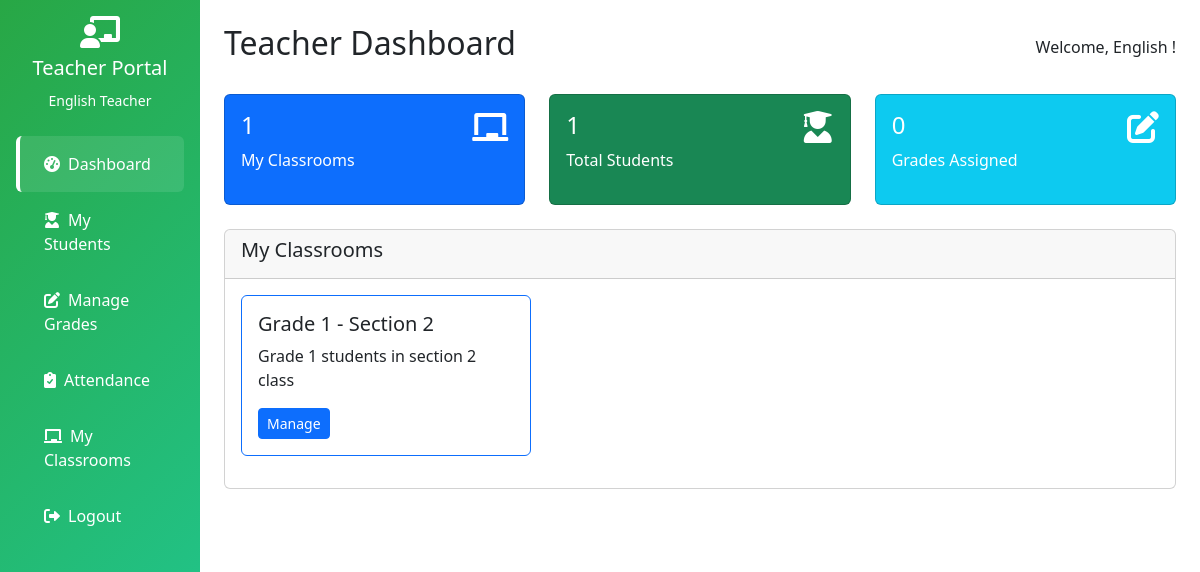
The page /teacher.php (signed in) on the database its author committed.
### tables this page shows
CREATE TABLE `classrooms` (
  `id` int(11) NOT NULL,
  `name` varchar(100) NOT NULL,
  `description` text DEFAULT NULL,
  `teacher_id` int(11) DEFAULT NULL,
  `created_at` timestamp NOT NULL DEFAULT current_timestamp()
);

### includes/functions.php (called while the page is built, shortened)
<?php
function e($value) {
    return htmlspecialchars((string)$value, ENT_QUOTES, 'UTF-8');
}
?>

### teacher.php (the view, shortened to what this page needs)
<?php
include 'includes/conn.php';
include 'includes/functions.php';
$teacher_id = $_SESSION['user_id'];
$classrooms = $pdo->prepare("SELECT * FROM classrooms WHERE teacher_id = ?");
$classrooms->execute([$teacher_id]);
$teacher_classrooms = $classrooms->fetchAll();
$students_stmt = $pdo->prepare("
    SELECT u.id, u.first_name, u.last_name, u.username, c.name as classroom_name
    FROM users u
    JOIN classroom_students cs ON u.id = cs.student_id
    JOIN classrooms c ON cs.classroom_id = c.id
    WHERE c.teacher_id = ?
    ORDER BY c.name, u.first_name
");
$students_stmt->execute([$teacher_id]);
$students = $students_stmt->fetchAll();
?>
<!DOCTYPE html>
<html lang="en">
<head>
    <link href="https://cdn.jsdelivr.net/npm/bootstrap@5.3.0/dist/css/bootstrap.min.css" rel="stylesheet">
    <link href="https://cdnjs.cloudflare.com/ajax/libs/font-awesome/6.0.0/css/all.min.css" rel="stylesheet">
</head>
<body>
    <div class="container-fluid">
        <div class="row">
            <div class="col-md-3 col-lg-2 sidebar">
                <div class="d-flex flex-column p-3">
                    <div class="text-center mb-4">
                        <i class="fas fa-chalkboard-teacher fa-2x mb-2"></i>
                        <h5>Teacher Portal</h5>
                        <small><?php echo e($_SESSION['first_name'] . ' ' . $_SESSION['last_name']); ?></small>
                    </div>
                    <ul class="nav nav-pills flex-column">
                        <li class="nav-item">
                            <a class="nav-link active" href="#dashboard" data-bs-toggle="tab">
                                <i class="fas fa-tachometer-alt me-2"></i>Dashboard
                            </a>
                        </li>
                        <li class="nav-item">
                            <a class="nav-link" href="#students" data-bs-toggle="tab">
                                <i class="fas fa-user-graduate me-2"></i>My Students
                            </a>
                        </li>
                        <li class="nav-item">
                            <a class="nav-link" href="grades.php">
                                <i class="fas fa-edit me-2"></i>Manage Grades
                            </a>
                        </li>
                        <li class="nav-item">
                            <a class="nav-link" href="attendance.php">
                                <i class="fas fa-clipboard-check me-2"></i>Attendance
                            </a>
                        </li>
                        <li class="nav-item">
                            <a class="nav-link" href="classroom.php">
                                <i class="fas fa-chalkboard me-2"></i>My Classrooms
                            </a>
                        </li>
                        <li class="nav-item">
                            <a class="nav-link" href="logout.php">
                                <i class="fas fa-sign-out-alt me-2"></i>Logout
                            </a>
                        </li>
                    </ul>
                </div>
            </div>
            <div class="col-md-9 col-lg-10 ms-sm-auto px-4 py-4">
                <div class="tab-content">
                    <div class="tab-pane fade show active" id="dashboard">
                        <div class="d-flex justify-content-between align-items-center mb-4">
                            <h2>Teacher Dashboard</h2>
                            <span>Welcome, <?php echo e($_SESSION['first_name']); ?>!</span>
                        </div>
                        <div class="row mb-4">
                            <div class="col-md-4">
                                <div class="card grade-card bg-primary text-white">
                                    <div class="card-body">
                                        <div class="d-flex justify-content-between">
                                            <div>
                                                <h4><?php echo e(count($teacher_classrooms)); ?></h4>
                                                <p>My Classrooms</p>
                                            </div>
                                            <i class="fas fa-chalkboard fa-2x"></i>
                                        </div>
                                    </div>
                                </div>
                            </div>
                            <div class="col-md-4">
                                <div class="card grade-card bg-success text-white">
                                    <div class="card-body">
                                        <div class="d-flex justify-content-between">
                                            <div>
                                                <h4><?php echo e(count($students)); ?></h4>
                                                <p>Total Students</p>
                                            </div>
                                            <i class="fas fa-user-graduate fa-2x"></i>
                                        </div>
                                    </div>
                                </div>
                            </div>
                            <div class="col-md-4">
                                <div class="card grade-card bg-info text-white">
                                    <div class="card-body">
                                        <div class="d-flex justify-content-between">
                                            <div>
                                                <h4>0</h4>
                                                <p>Grades Assigned</p>
                                            </div>
                                            <i class="fas fa-edit fa-2x"></i>
                                        </div>
                                    </div>
                                </div>
                            </div>
                        </div>
                        <div class="row">
                            <div class="col-12">
                                <div class="card">
                                    <div class="card-header">
                                        <h5>My Classrooms</h5>
                                    </div>
                                    <div class="card-body">
                                        <div class="row">
                                            <?php foreach($teacher_classrooms as $classroom): ?>
                                            <div class="col-md-4 mb-3">
                                                <div class="card grade-card border-primary">
                                                    <div class="card-body">
                                                        <h5 class="card-title"><?php echo e($classroom['name']); ?></h5>
                                                        <p class="card-text"><?php echo e($classroom['description']); ?></p>
                                                        <a href="classroom.php?id=<?php echo e($classroom['id']); ?>" class="btn btn-primary btn-sm">Manage</a>
                                                    </div>
                                                </div>
                                            </div>
                                            <?php endforeach; ?>
                                        </div>
                                    </div>
                                </div>
                            </div>
                        </div>
                    </div>
                </div>
            </div>
        </div>
    </div>
</body>
</html>

### teacher.php (style rules this page uses)
.sidebar { background: linear-gradient(135deg, #28a745 0%, #20c997 100%); color: white; min-height: 100vh; padding: 0; }
.sidebar .nav-link { color: white; padding: 1rem 1.5rem; border-left: 4px solid transparent; }
.sidebar .nav-link:hover, .sidebar .nav-link.active { background: rgba(255,255,255,0.1); border-left-color: white; }
.grade-card { transition: transform 0.2s; }

### rows shown on the page
classrooms: name "Grade 1 - Section 2", description "Grade 1 students in section 2 class"

### other values the page prints
$_SESSION['first_name'] . ' ' . $_SESSION['last_name'] "English Teacher"
$_SESSION['first_name'] "English"
count($teacher_classrooms) "1"
count($students) "1"
